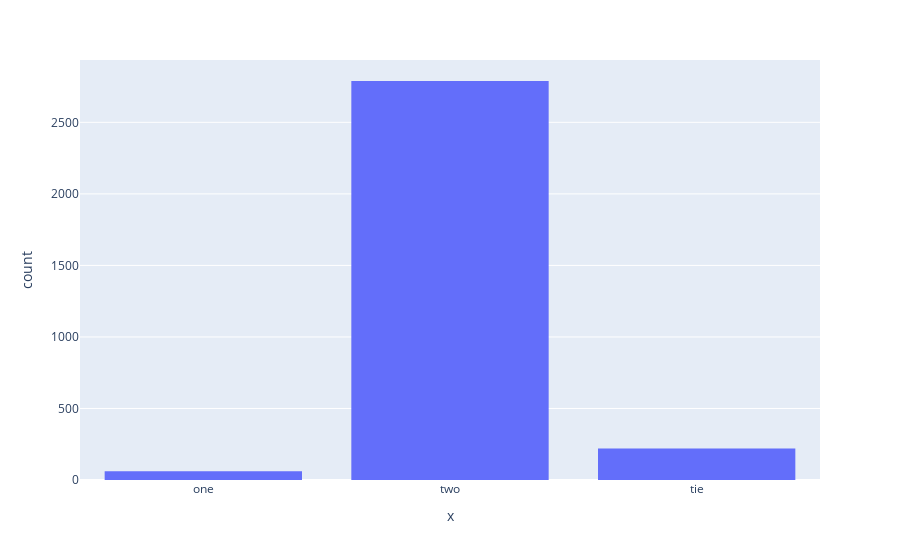

The code cell stored with this chart in its notebook:
### Code cell
simple_res = []
for r in coherence_battle_results:
    if r['tie']:
        simple_res.append('tie')
    elif r['winner'] == 1:
        simple_res.append('one')
    elif r['winner'] == 2:
        simple_res.append('two')

px.histogram(x=simple_res)

### Figure 1 — Plotly figure (JSON) as saved in the notebook; plotly's stock layout.template omitted (floating-point values rounded to 4 significant figures; data arrays with more than 128 entries replaced by an {"elided": "..."} marker saying what was removed)
{"data": [{"alignmentgroup": "True", "bingroup": "x", "hovertemplate": "x=%{x}<br>count=%{y}<extra></extra>", "legendgroup": "", "marker": {"color": "#636efa", "pattern": {"shape": ""}}, "name": "", "offsetgroup": "", "orientation": "v", "showlegend": false, "type": "histogram", "x": {"elided": "3071 str values"}, "xaxis": "x", "yaxis": "y"}], "layout": {"barmode": "relative", "legend": {"tracegroupgap": 0}, "margin": {"t": 60}, "xaxis": {"anchor": "y", "domain": [0, 1], "title": {"text": "x"}}, "yaxis": {"anchor": "x", "domain": [0, 1], "title": {"text": "count"}}}}
